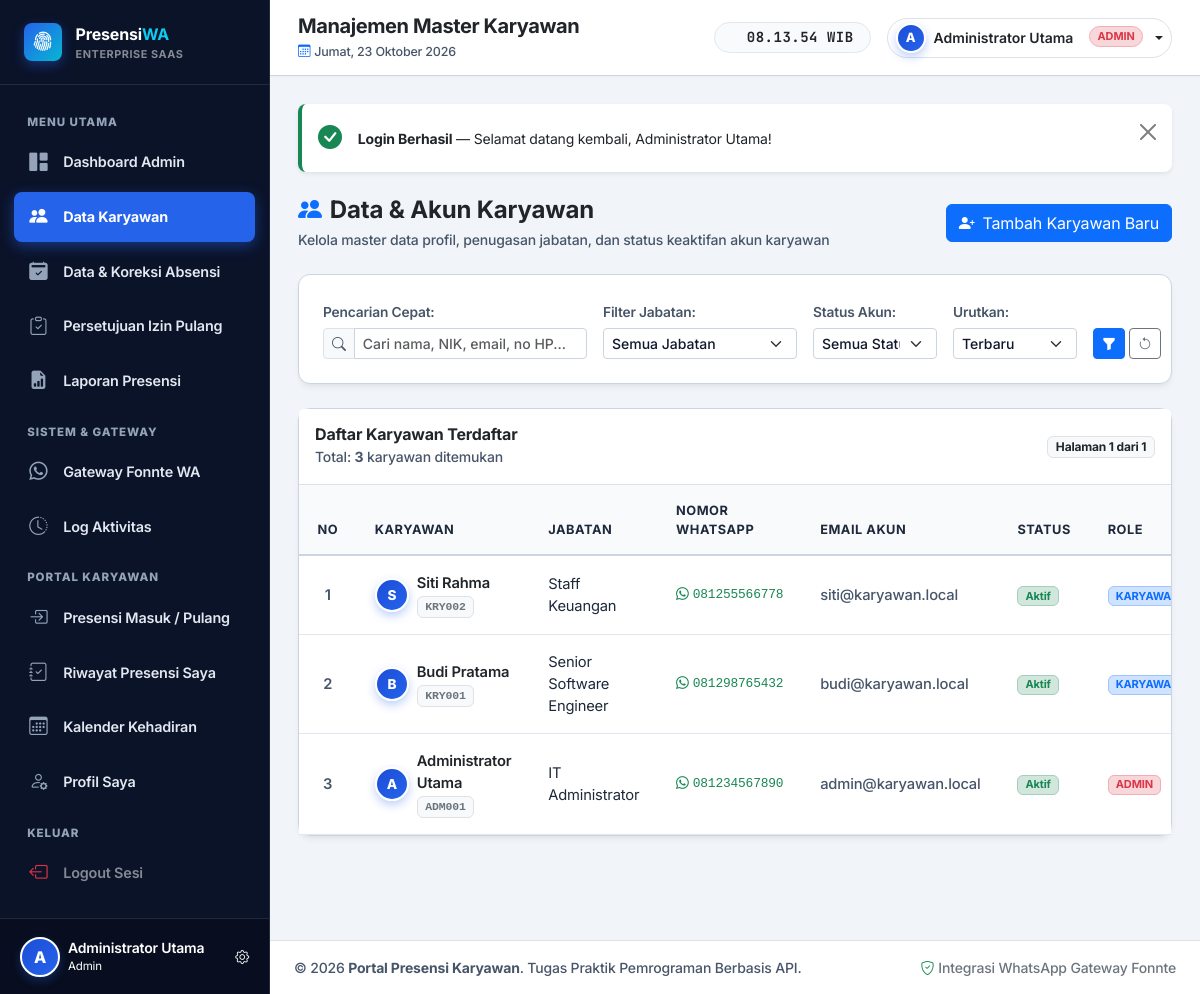
Screenshot of /karyawan/index.php (signed in) with the database file from the repository.
### tables this page shows
CREATE TABLE IF NOT EXISTS `karyawan` (
  `id` INT AUTO_INCREMENT PRIMARY KEY,
  `nik` VARCHAR(30) NOT NULL UNIQUE,
  `nama` VARCHAR(100) NOT NULL,
  `jabatan` VARCHAR(100) NOT NULL,
  `no_hp` VARCHAR(20) NOT NULL,
  `email` VARCHAR(100) NOT NULL UNIQUE,
  `password` VARCHAR(255) NOT NULL,
  `role` ENUM('admin', 'karyawan') NOT NULL DEFAULT 'karyawan',
  `status_akun` ENUM('aktif', 'nonaktif') NOT NULL DEFAULT 'aktif',
  `foto` VARCHAR(255) DEFAULT NULL,
  `created_at` DATETIME NOT NULL DEFAULT CURRENT_TIMESTAMP,
  `updated_at` DATETIME NOT NULL DEFAULT CURRENT_TIMESTAMP ON UPDATE CURRENT_TIMESTAMP,
  INDEX `idx_karyawan_email` (`email`),
  INDEX `idx_karyawan_nik` (`nik`),
  INDEX `idx_karyawan_role` (`role`),
  INDEX `idx_karyawan_status` (`status_akun`)
);

### karyawan/index.php (the view, shortened to what the rows shown need)
<?php
$pageTitle = 'Manajemen Master Karyawan';
$activeMenu = 'karyawan';
require_once __DIR__ . '/../includes/functions.php';
$db = getDBConnection();
$sortBy       = trim($_GET['sort'] ?? 'terbaru');
$conditions = [];
$params = [];
$whereSql = !empty($conditions) ? 'WHERE ' . implode(' AND ', $conditions) : '';
$orderSql = match ($sortBy) {
    'nama_asc'   => 'ORDER BY nama ASC',
    'nama_desc'  => 'ORDER BY nama DESC',
    'terlama'    => 'ORDER BY id ASC',
    default      => 'ORDER BY id DESC'
};
$perPage = 10;
$page = max(1, (int)($_GET['page'] ?? 1));
$offset = ($page - 1) * $perPage;
$stmt = $db->prepare("
    SELECT id, nik, nama, jabatan, no_hp, email, role, status_akun, created_at
    FROM karyawan
    {$whereSql}
    {$orderSql}
    LIMIT {$perPage} OFFSET {$offset}
");
$stmt->execute($params);
$karyawanList = $stmt->fetchAll();
require_once __DIR__ . '/../includes/header.php';
?>
<div class="card card-custom">
    <div class="card-body p-0">
        <div class="table-responsive">
            <table class="table table-custom align-middle">
                <thead>
                    <tr>
                        <th style="width: 50px;" class="text-center">No</th>
                        <th>Karyawan</th>
                        <th>Jabatan</th>
                        <th>Nomor WhatsApp</th>
                        <th>Email Akun</th>
                        <th>Status</th>
                        <th>Role</th>
                    </tr>
                </thead>
                <tbody>
                    <?php if (empty($karyawanList)): ?>
                        <tr>
                            <td colspan="8" class="text-center py-5 text-muted">
                                <i class="bi bi-person-x fs-1 d-block mb-2 text-secondary"></i>
                                Tidak ditemukan data karyawan yang sesuai dengan kriteria pencarian.
                                <div class="mt-2">
                                    <a href="<?= BASE_URL; ?>karyawan/index.php" class="btn btn-sm btn-outline-secondary">Reset Pencarian</a>
                                </div>
                            </td>
                        </tr>
                    <?php else: ?>
                        <?php
                        $no = $offset + 1;
                        foreach ($karyawanList as $k):
                        ?>
                            <tr>
                                <td class="text-center text-muted fw-semibold"><?= $no++; ?></td>
                                <td>
                                    <div class="d-flex align-items-center gap-2">
                                        <div class="user-avatar-bubble" style="width: 34px; height: 34px; font-size: 0.85rem;">
                                            <?= strtoupper(substr($k['nama'], 0, 1)); ?>
                                        </div>
                                        <div>
                                            <a href="<?= BASE_URL; ?>karyawan/detail.php?id=<?= $k['id']; ?>" class="fw-semibold text-dark text-decoration-none d-block">
                                                <?= e($k['nama']); ?>
                                            </a>
                                            <span class="badge bg-light text-secondary border font-monospace" style="font-size: 0.72rem;"><?= e($k['nik']); ?></span>
                                        </div>
                                    </div>
                                </td>
                                <td><?= e($k['jabatan']); ?></td>
                                <td>
                                    <a href="https://wa.me/<?= e(normalize_phone($k['no_hp'])); ?>" target="_blank" class="text-decoration-none text-success small d-flex align-items-center gap-1 font-monospace" title="Kirim Pesan WhatsApp">
                                        <i class="bi bi-whatsapp"></i>
                                        <span><?= e(format_phone_display($k['no_hp'])); ?></span>
                                    </a>
                                </td>
                                <td class="small text-muted"><?= e($k['email']); ?></td>
                                <td>
                                    <?php if (($k['status_akun'] ?? 'aktif') === 'aktif'): ?>
                                        <span class="badge bg-success-subtle text-success border border-success-subtle">Aktif</span>
                                    <?php else: ?>
                                        <span class="badge bg-secondary-subtle text-secondary border border-secondary-subtle">Nonaktif</span>
                                    <?php endif; ?>
                                </td>
                                <td>
                                    <?php if ($k['role'] === 'admin'): ?>
                                        <span class="badge bg-danger-subtle text-danger border border-danger-subtle">ADMIN</span>
                                    <?php else: ?>
                                        <span class="badge bg-primary-subtle text-primary border border-primary-subtle">KARYAWAN</span>
                                    <?php endif; ?>
                                </td>
                            </tr>
                        <?php endforeach; ?>
                    <?php endif; ?>
                </tbody>
            </table>
        </div>
    </div>
</div>
<?php require_once __DIR__ . '/../includes/footer.php'; ?>

### includes/sidebar.php (shortened to what the rows shown need)
<?php
$user = current_user();
$isAdmin = ($user && ($user['role'] ?? '') === 'admin');
$initials = strtoupper(substr($user['nama'] ?? 'U', 0, 1));
?>
<aside class="app-sidebar">
    <a href="<?= $isAdmin ? BASE_URL . 'admin/index.php' : BASE_URL . 'karyawan/dashboard.php'; ?>" class="sidebar-brand">
        <div class="sidebar-brand-icon">
            <i class="bi bi-fingerprint"></i>
        </div>
        <div class="d-flex flex-column">
            <span class="fw-bold fs-6 text-white leading-none">Presensi<span class="text-info">WA</span></span>
            <small class="text-white-50" style="font-size: 0.68rem; letter-spacing: 0.05em;">ENTERPRISE SAAS</small>
        </div>
    </a>
    <ul class="sidebar-menu">
        <?php if ($isAdmin): ?>
            <li class="menu-header">Menu Utama</li>
            <li>
                <a href="<?= BASE_URL; ?>admin/index.php" class="nav-link <?= ($activeMenu === 'dashboard') ? 'active' : ''; ?>">
                    <i class="bi bi-grid-1x2-fill"></i>
                    <span>Dashboard Admin</span>
                </a>
            </li>
            <li>
                <a href="<?= BASE_URL; ?>karyawan/index.php" class="nav-link <?= ($activeMenu === 'karyawan') ? 'active' : ''; ?>">
                    <i class="bi bi-people-fill"></i>
                    <span>Data Karyawan</span>
                </a>
            </li>
            <li>
                <a href="<?= BASE_URL; ?>admin/absensi.php" class="nav-link <?= ($activeMenu === 'absensi_admin') ? 'active' : ''; ?>">
                    <i class="bi bi-calendar2-check-fill"></i>
                    <span>Data & Koreksi Absensi</span>
                </a>
            </li>
            <li>
                <a href="<?= BASE_URL; ?>admin/izin_pulang.php" class="nav-link <?= ($activeMenu === 'izin_pulang') ? 'active' : ''; ?>">
                    <i class="bi bi-clipboard-check"></i>
                    <span>Persetujuan Izin Pulang</span>
                </a>
            </li>
            <li>
                <a href="<?= BASE_URL; ?>admin/laporan.php" class="nav-link <?= ($activeMenu === 'laporan') ? 'active' : ''; ?>">
                    <i class="bi bi-file-earmark-bar-graph-fill"></i>
                    <span>Laporan Presensi</span>
                </a>
            </li>
            <?php if (!is_demo_user()): ?>
            <li class="menu-header">Sistem & Gateway</li>
            <li>
                <a href="<?= BASE_URL; ?>admin/whatsapp.php" class="nav-link <?= ($activeMenu === 'whatsapp') ? 'active' : ''; ?>">
                    <i class="bi bi-whatsapp"></i>
                    <span>Gateway Fonnte WA</span>
                </a>
            </li>
            <li>
                <a href="<?= BASE_URL; ?>admin/log_aktivitas.php" class="nav-link <?= ($activeMenu === 'log_aktivitas') ? 'active' : ''; ?>">
                    <i class="bi bi-clock-history"></i>
                    <span>Log Aktivitas</span>
                </a>
            </li>
            <li class="menu-header">Portal Karyawan</li>
            <li>
                <a href="<?= BASE_URL; ?>absensi/index.php" class="nav-link <?= ($activeMenu === 'absensi_mandiri') ? 'active' : ''; ?>">
                    <i class="bi bi-box-arrow-in-right"></i>
                    <span>Presensi Masuk / Pulang</span>
                </a>
            </li>
            <li>
                <a href="<?= BASE_URL; ?>karyawan/riwayat.php" class="nav-link <?= ($activeMenu === 'riwayat_saya') ? 'active' : ''; ?>">
                    <i class="bi bi-journal-check"></i>
                    <span>Riwayat Presensi Saya</span>
                </a>
            </li>
            <li>
                <a href="<?= BASE_URL; ?>karyawan/kalender.php" class="nav-link <?= ($activeMenu === 'kalender') ? 'active' : ''; ?>">
                    <i class="bi bi-calendar3"></i>
                    <span>Kalender Kehadiran</span>
                </a>
            </li>
            <li>
                <a href="<?= BASE_URL; ?>karyawan/profil.php" class="nav-link <?= ($activeMenu === 'profil') ? 'active' : ''; ?>">
                    <i class="bi bi-person-gear"></i>
                    <span>Profil Saya</span>
                </a>
            </li>
            <?php endif; ?>
        <?php endif; ?>
        <li class="menu-header">Keluar</li>
        <li>
            <a href="<?= BASE_URL; ?>auth/logout.php" class="nav-link text-danger-emphasis" onclick="return confirm('Apakah Anda yakin ingin keluar dari sistem?');">
                <i class="bi bi-box-arrow-left text-danger"></i>
                <span class="text-white-50">Logout Sesi</span>
            </a>
        </li>
    </ul>
    <div class="sidebar-footer">
        <a href="<?= BASE_URL; ?>karyawan/profil.php" class="d-flex align-items-center gap-2 text-decoration-none text-white">
            <div class="user-avatar-bubble">
                <?= $initials; ?>
            </div>
            <div class="text-truncate flex-grow-1">
                <div class="text-white small fw-semibold text-truncate"><?= e($user['nama'] ?? 'Pengguna'); ?></div>
                <div class="text-slate-400" style="font-size: 0.72rem;"><?= is_demo_user() ? 'Akun Demo' : ucfirst(e($user['role'] ?? 'Karyawan')); ?></div>
            </div>
            <i class="bi bi-gear text-slate-400 small"></i>
        </a>
    </div>
</aside>

### includes/topbar.php (shortened to what the rows shown need)
<?php
$user = current_user();
$initials = strtoupper(substr($user['nama'] ?? 'U', 0, 1));
?>
<header class="app-topbar">
    <div class="topbar-left d-flex align-items-center gap-3">
        <div>
            <h5 class="mb-0 fw-bold text-dark" style="letter-spacing: -0.02em;"><?= e($pageTitle); ?></h5>
            <small class="text-muted d-none d-sm-inline" style="font-size: 0.78rem;">
                <i class="bi bi-calendar3 me-1 text-primary"></i><?= format_tanggal_indo(date('Y-m-d')); ?>
            </small>
        </div>
    </div>
    <div class="topbar-right d-flex align-items-center gap-3">
        <div class="d-none d-md-flex align-items-center gap-2 bg-slate-50 border border-slate-200 px-3 py-1 rounded-pill">
            <span id="liveClock" class="realtime-clock text-dark fw-bold small">--:--:-- WIB</span>
        </div>
        <div class="dropdown">
            <button class="btn btn-white border dropdown-toggle d-flex align-items-center gap-2 px-2 py-1 rounded-pill shadow-xs" type="button" data-bs-toggle="dropdown" aria-expanded="false">
                <div class="user-avatar-bubble" style="width: 30px; height: 30px; font-size: 0.8rem;">
                    <?= $initials; ?>
                </div>
                <div class="text-start d-none d-md-block pe-1">
                    <span class="d-block fw-semibold text-dark small leading-none"><?= e($user['nama'] ?? 'User'); ?></span>
                </div>
                <span class="badge <?= ($user['role'] ?? '') === 'admin' ? 'bg-danger-subtle text-danger border border-danger-subtle' : 'bg-primary-subtle text-primary border border-primary-subtle'; ?> rounded-pill small ms-1" style="font-size: 0.68rem;">
                    <?= strtoupper(e($user['role'] ?? 'KARYAWAN')); ?>
                </span>
            </button>
        </div>
    </div>
</header>

### rows the page displays
karyawan: nama "A", nama "Administrator Utama", role "Admin", role "ADMIN", nik "ADM001", jabatan "IT Administrator", no_hp "081234567890", email "admin@karyawan.local", status_akun "Aktif"
karyawan: nama "S", nama "Siti Rahma", nik "KRY002", jabatan "Staff Keuangan", no_hp "081255566778", email "siti@karyawan.local", status_akun "Aktif", role "KARYAWAN"
karyawan: nama "B", nama "Budi Pratama", nik "KRY001", jabatan "Senior Software Engineer", no_hp "081298765432", email "budi@karyawan.local", status_akun "Aktif", role "KARYAWAN"

### other values shown
$pageTitle "Manajemen Master Karyawan"
$title "Login Berhasil"
$message "Selamat datang kembali, Administrator Utama!"
$totalRecords "3"
$page "1"
$totalPages "1"
APP_NAME "Portal Presensi Karyawan"
